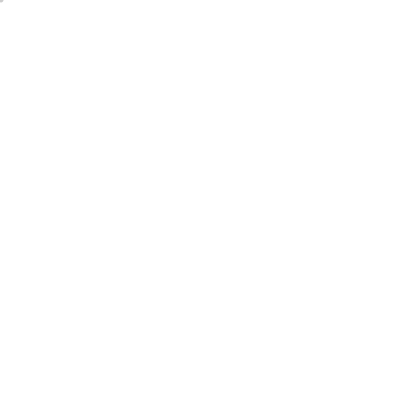
Frame 1 (no input)
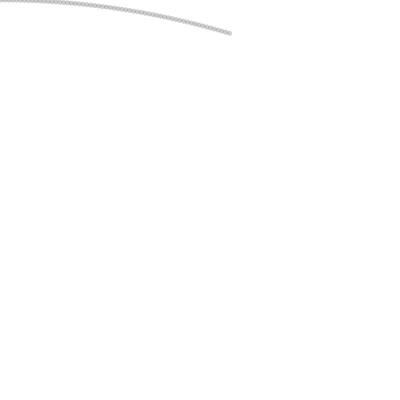
Frame 60 (the mouse pressed at the canvas centre just before this capture)
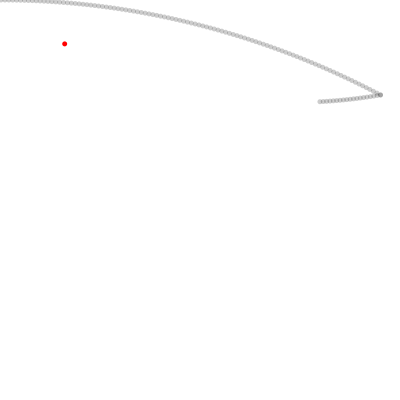
Frame 120 (the mouse held since frame 60 and released just before this capture)

The Processing sketch that drew these frames (run headless with seeded random() and noise(); from frame 60 on, the mouse is pressed at the canvas centre):

// Processing sketch: PolarLerp
// ── PolarLerp.pde
PVector current, display, target;
Polar currentP, displayP, targetP;
float a;
boolean toggle;

void setup() {
  size(400, 400);
  background(255);
  //blendMode(DIFFERENCE);
  
  
  
  targetP = new Polar(random(200),random(TWO_PI));
  currentP = new Polar(0,0);
  displayP = new Polar(0,0);
  
  current = new PVector(1, 0);
  display = new PVector(0, 0);
  target = new PVector(random(width), random(height));
  
  println(current.x);
}

void draw() {

  strokeWeight(random(3,5));
  noStroke();

  fill(0,50);
  
  //Ortho lerp
  //if (!toggle) {
  //  display.x = lerp(current.x, target.y, a);
  //} else {
  //  display.y = lerp(current.y, target.y, a);
  //}
  
  //Diagonal lerp random? walk
  display = PLerp2(current,target,a);
  println(display);
  
  //Curvey Lerp
  //translate(width/2,height/2);
  //float radius = lerp(currentP.radius,targetP.radius,a);
  //float angle = lerp(currentP.angle,targetP.angle,a);
  //displayP = new Polar(radius,angle);
  
  ellipse(display.x, display.y,5,5);

  a += 0.01;
  if (a > 1) {
      fill(255,0,0);

    target = new PVector(random(width), random(height));
    targetP = new Polar(random(200),random(TWO_PI));
      ellipse(target.x,target.y,5,5);
    currentP = displayP;
    current = display.copy();
    a=0;
    toggle = !toggle;
  }
}

PVector PLerp(PVector v1, PVector v2, float a){
 float radius1 = dist(0,0,v1.x,v1.y);
 float angle1 = atan(v1.y/v1.x);
 
 float radius2 = dist(0,0,v2.x,v2.y);
 float angle2 = atan(v2.y/v2.x);
 
 float r = lerp(radius1,radius2,a);
 float theta = lerp(angle1,angle2,a);
 
 PVector blend = new PVector(r*cos(theta),r*sin(theta));
 return blend;

}
//

float radius(float x, float y, float z){
  return sqrt(pow(x,2)+pow(y,2)+pow(z,2));
}
float theta(float x, float y, float z){
  return acos(z/radius(x,y,z));
}
float phi(float x, float y, float z){
  return atan2(y,x);
}

PVector PLerp2(PVector v1, PVector v2, float a){
 float radius1 = radius(v1.x,v1.y,v1.z);
 float theta1 = theta(v1.x,v1.y,v1.z);
 float phi1 = phi(v1.x,v1.y,v1.z);
 
 float radius2 = radius(v2.x,v2.y,v2.z);
 float theta2 = theta(v2.x,v2.y,v2.z);
 float phi2 = phi(v2.x,v2.y,v2.z);
 
 float r = lerp(radius1,radius2,a);
 float theta = lerp(theta1,theta2,a);
 float phi = lerp(phi1,phi2,a);
 
 PVector blend = new PVector(r*sin(theta)*cos(phi),
                             r*sin(theta)*sin(phi),
                             r*cos(theta));
 return blend;

}

// ── polarPoint.pde
class Polar{
  float x,y,angle,radius;
  Polar(float radius, float angle){
    this.radius = radius;
    this.angle = angle;
    this.x = radius*cos(angle);
    this.y = radius*sin(angle);
  }
}
